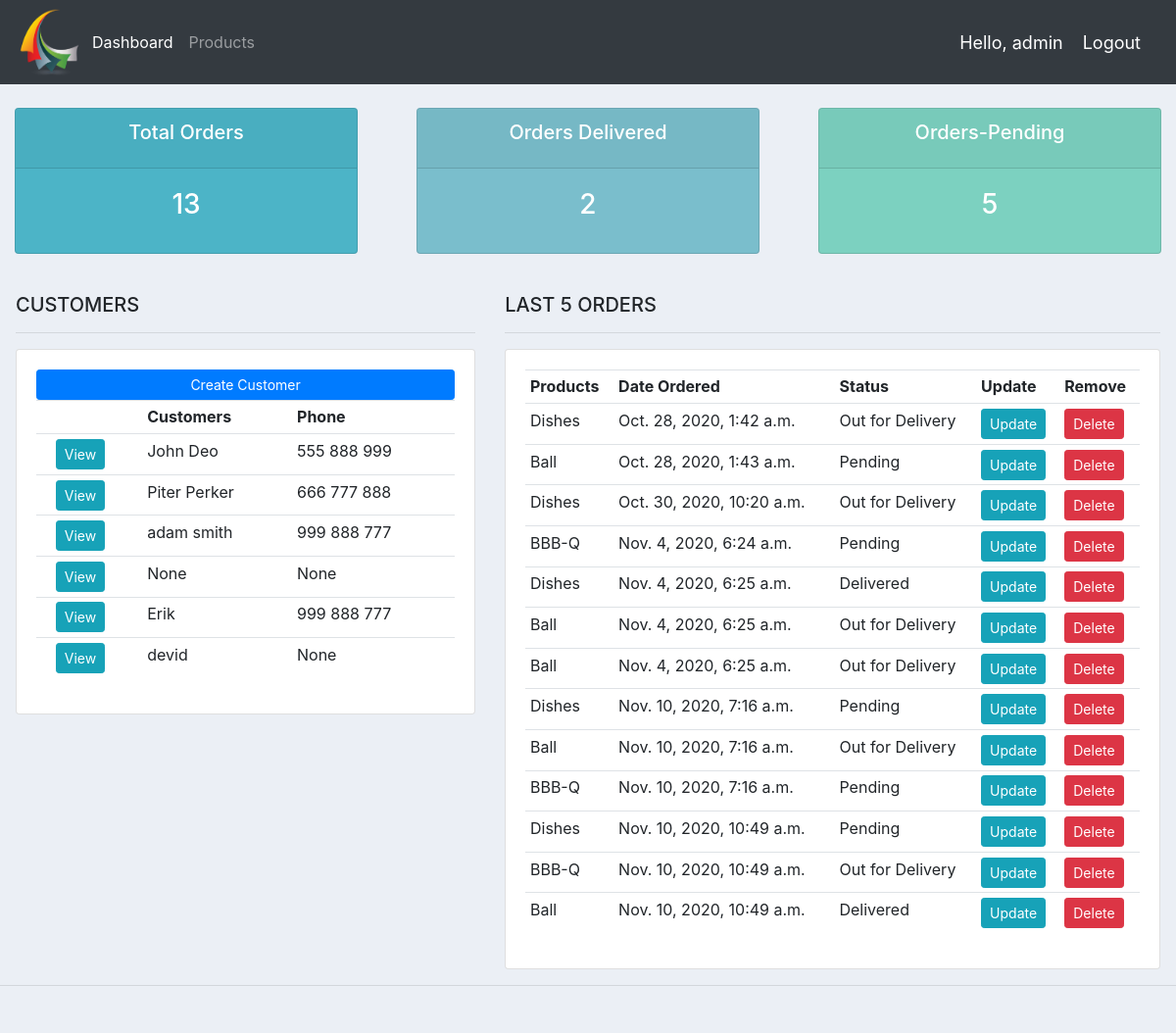
The app's page / (signed in) with its own data.
### accounts/models.py (models this page shows, shortened)
class Customer(models.Model):
    user = models.OneToOneField(User, null=True, blank=True, on_delete=models.CASCADE)
    name = models.CharField(max_length=200, null=True)
    phone = models.CharField(max_length=200, null=True)
    email = models.CharField(max_length=200, null=True)
    profile_pic = models.ImageField(default="images.png", null=True, blank=True)
    date_created = models.DateTimeField(auto_now_add=True, null=True)

class Order(models.Model):
    STATUS = (  ('Pending', 'Pending'),
                ('Out for Delivery', 'Out for Delivery'),
                ('Delivered', 'Delivered')
             )
    customer = models.ForeignKey(Customer, null=True, on_delete=models.SET_NULL)
    product = models.ForeignKey(Product, null=True, on_delete=models.SET_NULL)
    date_created = models.DateTimeField(auto_now_add=True, null=True)
    status = models.CharField(max_length=200, null=True, choices=STATUS)
    note = models.CharField(max_length=1000, null=True)

class Product(models.Model):
    CATEGORY = (    ('Indoor', 'Indoor'),
                    ('Outdoor', 'Outdoor')
               )
    name = models.CharField(max_length=200, null=True)
    price = models.CharField(max_length=200, null=True)
    category = models.CharField(max_length=200, null=True, choices=CATEGORY)
    description = models.CharField(max_length=200, null=True, blank=True)
    date_created = models.DateTimeField(auto_now_add=True, null=True)
    tags = models.ManyToManyField(Tag)
    def __str__(self):
        return self.name

### accounts/decorators.py (the view)
    def wrapper_func(request, *args, **kwargs):
        group = None
        if request.user.groups.exists():
            group = request.user.groups.all()[0].name
        if group == 'customer':
            return redirect('user-page')
        if group == 'admin':
            return view_func(request, *args, **kwargs)

### accounts/views.py (called while the page is built)
@login_required(login_url='login')
@admin_only
def home(request):
    orders = Order.objects.all()
    customers = Customer.objects.all()
    total_orders = orders.count()
    delivered =  orders.filter(status='Delivered').count()
    pending =  orders.filter(status='Pending').count()
    context = { 'orders':orders, 'customers':customers,
                'total_orders':total_orders, 'delivered':delivered,
                'pending':pending}
    return render(request, 'accounts/dashboard.html', context)

### accounts/templates/accounts/dashboard.html
{% extends 'accounts/main.html' %}
{% block content %}
{% include 'accounts/status.html' %}
<br>
<div class="row pl-3 pr-3">
  <div class="col-md-5">
    <h5>CUSTOMERS</h5>
    <hr>
    <div class="card card-body">
      <a class="btn btn-primary btn-sm btn-block" href="">
        Create Customer
      </a>
      <table class="table table-sm">
        <tr>
          <th></th>
          <th></th>
          <th>Customers</th>
          <th>Phone</th>
        </tr>
        {% for customer in customers %}
        <tr>
          <td></td>
          <td><a class="btn btn-sm btn-info" href="{% url 'customers' customer.id %}">View</a></td>
          <td>{{ customer.name }}</td>
          <td>{{ customer.phone }}</td>
        </tr>
        {% endfor %}
      </table>
    </div>
  </div>
  <div class="col-md-7">
    <h5>LAST 5 ORDERS</h5>
    <hr>
    <div class="card card-body">
      <table class="table table-sm">
        <tr>
          <th>Products</th>
          <th>Date Ordered</th>
          <th>Status</th>
          <th>Update</th>
          <th>Remove</th>
        </tr>
        {% for order in orders %}
        <tr>
          <td>{{ order.product }}</td>
          <td>{{ order.date_created }}</td>
          <td>{{ order.status }}</td>
          <td><a class="btn btn-sm btn-info" href="{% url 'update_order' order.id %}">Update</a></td>
          <td><a class="btn btn-sm btn-danger" href="{% url 'delete_order' order.id %}">Delete</a></td>
        </tr>
        {% endfor%}
      </table>
    </div>
  </div>
</div>
{% endblock %}

### accounts/templates/accounts/navbar.html (shortened to what this page needs)
{% load static %}
<nav class="navbar navbar-expand-lg navbar-dark bg-dark">
  <img src="{% static 'images/logo.png' %}" height="70px" width="70px" alt="">
  <div class="collapse navbar-collapse" id="navbarNav">
    <ul class="navbar-nav">
      {% if request.user.is_staff %}
      <li class="nav-item active">
        <a class="nav-link" href=" {% url 'home' %} ">Dashboard<span class="sr-only">(current)</span></a>
      </li>
      <li class="nav-item">
        <a class="nav-link" href="{% url 'products' %}">Products</a>
      </li>
      {% else %}
       <li class="nav-item">
        <a class="nav-link" href="{% url 'account' %}">Settings</a>
      </li>
      {% endif %}
    </ul>
  </div>
  <span class="hello_msg">Hello, {{request.user}}</span>
  <span><a class="hello_msg" href="{% url 'logout' %}">Logout</a></span>
</nav>

### static/css/main.css (style rules this page uses)
body { background-color: #ebeff5; }

### accounts/templates/accounts/navbar.html (style rules this page uses)
.hello_msg { font-size: 18px; color: #fff; margin-right: 20px; }

### records on screen
Customer: name "John Deo", phone "555 888 999"
Customer: name "Piter Perker", phone "666 777 888"
Customer: name "adam smith", phone "999 888 777"
Customer: name "None", phone "None"
Customer: name "Erik", phone "999 888 777"
Customer: name "devid", phone "None"
Order: product "Dishes", date_created "Oct. 28, 2020, 1:42 a.m.", status "Out for Delivery"
Order: product "Ball", date_created "Oct. 28, 2020, 1:43 a.m.", status "Pending"
Order: product "Dishes", date_created "Oct. 30, 2020, 10:20 a.m.", status "Out for Delivery"
Order: product "BBB-Q", date_created "Nov. 4, 2020, 6:24 a.m.", status "Pending"
Order: product "Dishes", date_created "Nov. 4, 2020, 6:25 a.m.", status "Delivered"
Order: product "Ball", date_created "Nov. 4, 2020, 6:25 a.m.", status "Out for Delivery"
Order: product "Ball", date_created "Nov. 4, 2020, 6:25 a.m.", status "Out for Delivery"
Order: product "Dishes", date_created "Nov. 10, 2020, 7:16 a.m.", status "Pending"
Order: product "Ball", date_created "Nov. 10, 2020, 7:16 a.m.", status "Out for Delivery"
Order: product "BBB-Q", date_created "Nov. 10, 2020, 7:16 a.m.", status "Pending"
Order: product "Dishes", date_created "Nov. 10, 2020, 10:49 a.m.", status "Pending"
Order: product "BBB-Q", date_created "Nov. 10, 2020, 10:49 a.m.", status "Out for Delivery"
Order: product "Ball", date_created "Nov. 10, 2020, 10:49 a.m.", status "Delivered"

### other values on screen
{{ request.user }} "admin"
{{ total_orders }} "13"
{{ delivered }} "2"
{{ pending }} "5"
